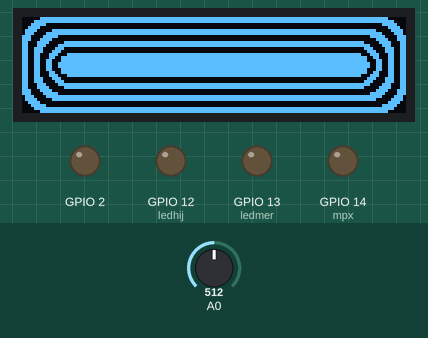
Recording of a sketch running on a simulated ESP8266 (NodeMCU). Shown: 128×32 one-colour display, output pins drawn as LEDs (lit = HIGH, except the on-board LED, lit = LOW). The test bench sets the inputs (shaded band); at power-on: A0 = 512. WiFi joins after 1.5 s; servers stay silent unless stated; what the sketch prints to the serial monitor is not drawn.

Above: at 0.2 s.
At 2.3 s:
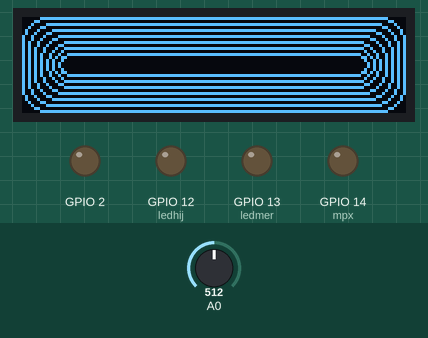
At 6.6 s:
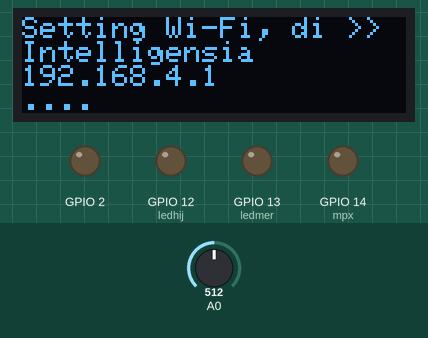
At 9.1 s:
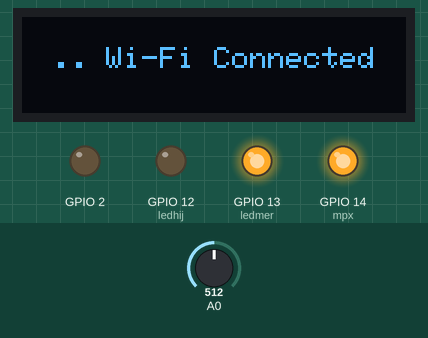
At 22.3 s:
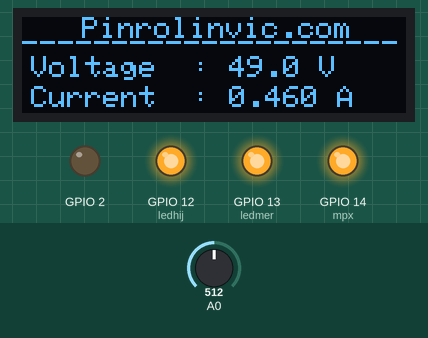
At 28.6 s:
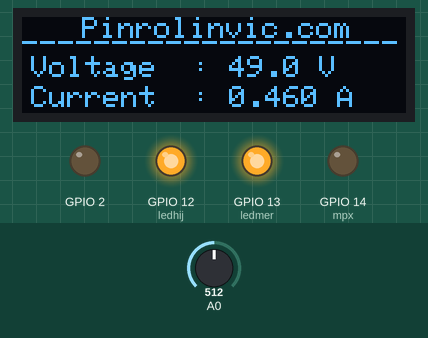
Timing chart, 0 to 40.0 s (numbered marks = the images above):
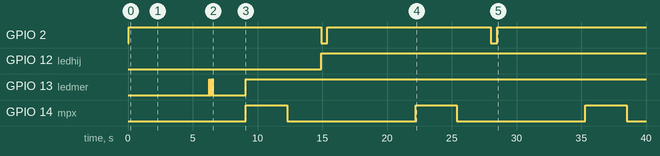

Measured:
- by itself, GPIO 2: alternates HIGH for 12.6 s and LOW for 0.50 s
- by itself, GPIO 12 (ledhij): LOW → HIGH at 14.9 s
- by itself, GPIO 14 (mpx): alternates HIGH for 3.2 s and LOW for 9.9 s
- what the display in image 0 shows lasts 2.1 s, from 0.1 s to 2.2 s
- what the display in image 2 shows lasts 1.8 s, from 6.3 s to 8.1 s
- what the display in image 3 shows lasts 5.4 s, from 8.1 s to 13.5 s
- what the display in image 4 shows lasts 12.9 s, from 13.7 s to 26.6 s

The sketch:

Final-Proto-MDa.ino
```cpp
 /*
 * Kode sumber ini dibuat untuk digunakan dengan produk Smart-meter buatan PDKM
 * 1 sensor arus dan 1 sensor tegangan di hubungkan ke Analog Input
 * Display yang digunakan berupa OLED I2C dihubungkan pada Pin D1 dan D2
 * Switch untuk Segel dibubngkan pada D3
 * sebagai indikator digunakan 3 buah LED
 * merah = wifi connected
 * hijau = data/internet connected
 * biru = data dikirim
 * periode pengiriman setiap 15 second dapat di atur
 * kalibrasi harus dilakukan sebelum penggunaan, untuk mengatur tegangan referensi sensors
 * penggunaan kode sumber silahkan menghubungi pmanembu@gmail.com
 * www.pinrolinvic.com
 *
 * copenhagen 2017
 *
 * P.S : alamat wifi manager, 192.168.1.104
 */

#include <ESP8266WebServer.h>
#include <WiFiManager.h>
#include <ESP8266WiFi.h>
#include <SPI.h>
#include <Wire.h>
//#include <DNSServer.h>
#include <Adafruit_GFX.h>
#include <Adafruit_SSD1306.h>


#define OLED_RESET 0
Adafruit_SSD1306 display(OLED_RESET);

const unsigned long sampleTime      = 100000UL; // sample over 100ms, it is an exact number of cycles for both 50Hz and 60Hz mains
const unsigned long numSamples      = 250UL; // choose the number of samples to divide sampleTime exactly, but low enough for the ADC to keep up
const unsigned long sampleInterval  = sampleTime/numSamples; // the sampling interval, must be longer than then ADC conversion time
const char* beacon      = "Intelligensia";                    // beacon ID
const char* segel       = "opened"; // ID sensor
const char* server      = "pinrolinvic.com"; // alamat server
const char* SensorID    = "PinMD.Simulator.CVv3"; // ID sensor
//const char* SensorID2   = "PinDK.Simulator.DHT1xx"; // ID sensor
const int mpx           = 14; //D6
const int ledmer        = 13; //D7
const int ledhij        = 12; //D6
const int buttonPin     = 0;  //D3
float data[250];
float current           =0;
float voltage           =0;
unsigned long sebawal   = 0;
unsigned long intervalku = 20000;
int buttonState         = 0;
long jarak = 10000;
long tbefore = 0;

WiFiClient client;

void setup() {
  Serial.begin(115200);
  delay(10);
  Wire.begin();
  delay(10);
  display.begin(SSD1306_SWITCHCAPVCC, 0x3C);// initialize with the I2C addr 0x3C (for the 128x32)(initializing the display)

  pinMode(BUILTIN_LED, OUTPUT);
  pinMode(mpx, OUTPUT);
  pinMode(ledmer, OUTPUT);
  pinMode(ledhij, OUTPUT);
  //pinMode(buttonPin, INPUT);
  digitalWrite(BUILTIN_LED, HIGH);
  digitalWrite(mpx, LOW);

          //clear buffer dulu
          display.clearDisplay();
          // START animasi awal
          FrameSatu();
          delay(2000);
          display.clearDisplay();
          FrameDua();
          delay(2000);
          display.clearDisplay();
          display.setTextSize(1);
          display.setTextColor(WHITE);
          display.setCursor(10,0);
          display.println("Pinrolinvic");
          display.print(">>> Please Wait..");
          display.display();
          delay(2000);
          display.clearDisplay();
          display.setTextColor(WHITE);
          display.setTextSize(1);
          display.setCursor(0,0);
          display.println("Setting Wi-Fi, di >>");
          display.println(beacon);
          display.println("192.168.4.1");
          display.print("....");
          display.display();
          delay(10);
          display.clearDisplay();
  kedip();
  Serial.print("Connecting to wi-fi");
  WiFiManager wifi;
   // wifi.resetSettings();
    wifi.autoConnect(beacon);
  Serial.println("");
  Serial.println("WiFi Connected");
          display.clearDisplay();
          display.setTextColor(WHITE);
          display.setTextSize(1);
          display.setCursor(10,10);
          display.print(".. Wi-Fi Connected");
          display.display();
          delay(1000);
          display.clearDisplay();
  digitalWrite(ledmer, HIGH);
  }

void loop() {
  unsigned long awal = millis();
  //Pembacaan Tegangan, Relay High
  digitalWrite(mpx, HIGH);
  Serial.println("Relay Position High");
  delay(1500);
  VoltageSense();
  delay(1500);
  Serial.print("Tegangan: ");
  Serial.println(voltage,1);
  //Pembacaan Arus
  digitalWrite(mpx, LOW);
  Serial.println("Relay Position Low");
  delay(500);
  CurrentSense();
  delay(500);
  Serial.print("Arus  : ");
  Serial.println(current,2);
      display.clearDisplay();
  FrameDua();
  DisplayOled();
      display.display();
      delay(1000);
  kirimdata();
  delay(6800); //jedah
  unsigned long akhir = millis();
  unsigned long jedah = akhir - awal;
  Serial.println(jedah);
}

void DisplayOled(void){
  delay(100);
  display.clearDisplay();
  display.setTextColor(WHITE);
  display.setTextSize(1);
  display.setCursor(20,0);
  display.print("Pinrolinvic.com"); //  baris 0
  display.setCursor(0,0+5);
  display.print("---------------------");
  display.setCursor(3,13);//baris 1
  display.print("Voltage  : ");
  display.print(voltage,1);
  display.print(" V");
  display.setCursor(3,13+10);//baris 2
  display.print("Current  : ");
  display.print(current,3);
  display.print(" A");
}
 void kirimdata(){
 //kirim
  if (client.connect(server,80)) {
    digitalWrite(ledhij, HIGH);
    Serial.println("Mengirim data...");
    digitalWrite(BUILTIN_LED, LOW);
    client.println("GET /testy/dht22.php?value1=" + String(voltage,1) + "&value2=" + String(current,3) + "&state="+ String(segel) + "&id=" +SensorID+ " HTTP/1.1");
    client.println("HOST: pinrolinvic.com");
    client.println("Connection: close");
    client.println();
    client.stop();

  } else {
    Serial.println("Koneksi ke server gagal");
    digitalWrite(ledhij, LOW);
    }
   delay(500);
   digitalWrite(BUILTIN_LED, HIGH);
}

void VoltageSense() {
  delay(100);
  unsigned long currentAcc = 0;
  unsigned int count = 0;
  unsigned long prevMicros = micros() - sampleInterval ;
    while (count < numSamples) {
      if (micros() - prevMicros >= sampleInterval){
        data[count] = analogRead(A0)*3.3/1024 - 1.601 ;// VCC/2, -->> Running
        count=count+1;
        prevMicros += sampleInterval;
      }
    }
    //finding the RMS value of samples Read.
    float sum=0;
    //squaring all the values
    for(int i=0;i<250;i++){
      data[i]=(data[i])*(data[i]);
    }
    //finding the sum
    for(int i=0;i<250;i++){
      sum = sum+data[i];
    }
    voltage = (sqrt(sum/numSamples))*1000; // konvert ke Volt
    }

void CurrentSense() {
  delay(100);
  unsigned long currentAcc = 0;
  unsigned int count = 0;
  unsigned long prevMicros = micros() - sampleInterval ;
    while (count < numSamples) {
      if (micros() - prevMicros >= sampleInterval){
        data[count] = analogRead(A0)*3.3/1024 - 1.604; //tuning VCC/2
        count=count+1;
        prevMicros += sampleInterval;
      }
    }
    //finding the RMS value of samples Read.
    float sum=0;
    //squaring all the values
    for(int i=0;i<250;i++){
      data[i]=(data[i])*(data[i]);
    }
    //finding the sum
    for(int i=0;i<250;i++){
      sum = sum+data[i];
    }
    current = sqrt(sum/numSamples)*1000/100; // 20A=100, 30A=66; 5A=185, lihat data sheet.
}

void kedip(){
  digitalWrite(ledmer, HIGH);
  delay(50);
  digitalWrite(ledmer, LOW);
  delay(50);
  digitalWrite(ledmer, HIGH);
  delay(50);
  digitalWrite(ledmer, LOW);
  delay(50);
  digitalWrite(ledmer, HIGH);
  delay(50);
  digitalWrite(ledmer, LOW);
  delay(50);
  }

void FrameSatu(void) {
    uint8_t color = WHITE;
  for (int16_t i=0; i<display.height()/2-2; i+=2) {
    display.fillRoundRect(i, i, display.width()-2*i, display.height()-2*i, display.height()/4, color);
    if (color == WHITE) color = BLACK;
    else color = WHITE;
    display.display();
    delay(1);
  }
}

void FrameDua(void) {
  for (int16_t i=0; i<display.height()/2-2; i+=2) {
    display.drawRoundRect(i, i, display.width()-2*i, display.height()-2*i, display.height()/4, WHITE);
    display.display();
    delay(1);
  }
}
```
